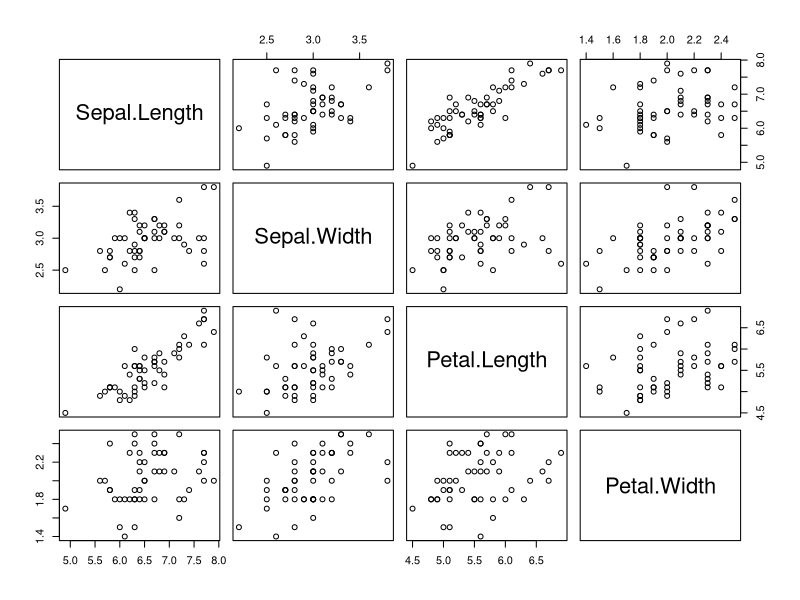
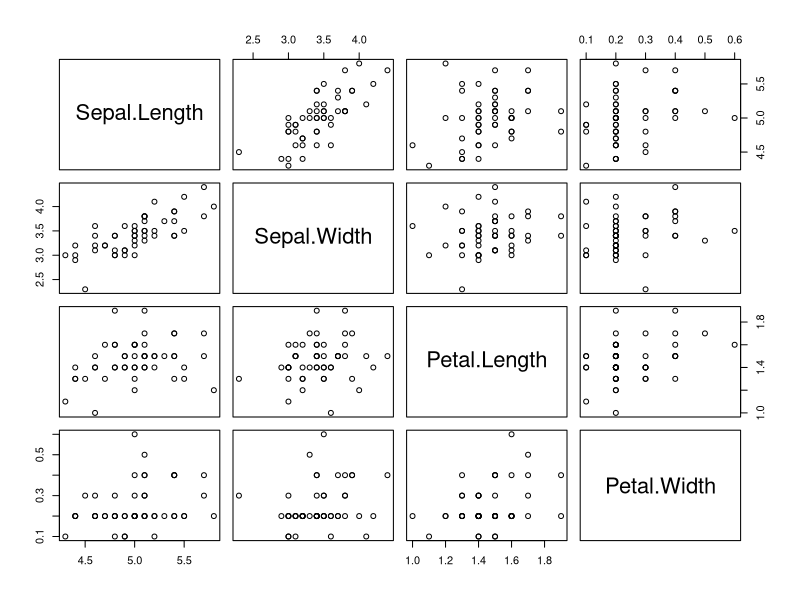
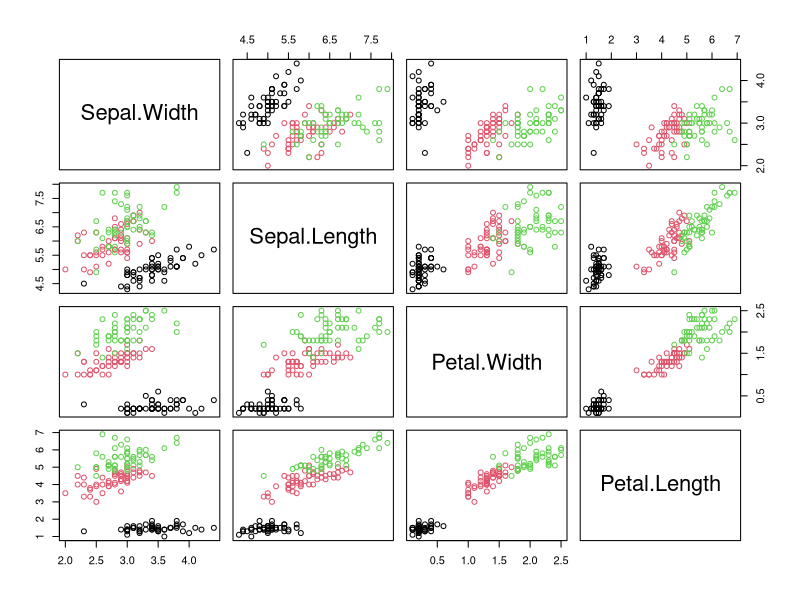
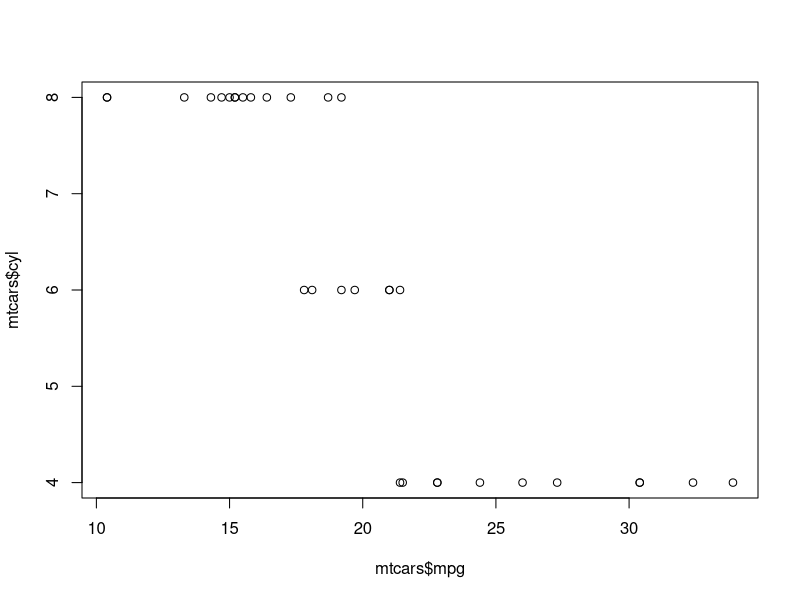

Reproduce these figures in R, in order.

attributes(iris)
pairs(iris[iris$Species == 'virginica',1:4])
pairs(iris[iris$Species == 'setosa', 1:4])
pairs(~ Sepal.Width +Sepal.Length + Petal.Width + Petal.Length, data=iris,col=iris$Species)

# 산점도
# 난잡하게 흐트러진건 데이터로써의 의미가없다
# 상관분석 두 변수가 서로 어떤관계에 있는지 파악하는 분석 기법

# 공분산
# 각 확률 변수들이 어떻게 퍼져있는지를 나타 내는 것
# x의 편차와 y의 편차를 곱한것의 평균값


# 귀무 가설 : 두 변수는 서로 상관 관계가 없다 (r = 0)
# 대립 가설 : 두 변수는 서로 상관 관계가 있다 (r != 0)

# 상관 계수 - 상관 관계의 정도를 파악
# 피어슨 (Pearson) 상관계수
# - 기본적으로 사용
# - -1 ~ +1 사이의 값을 가짐
# - 절대값이 1에 가까울수록 상관관계는 높아진다

# - +-0.9 이상 : 매우 높은 상관 관계
# - +-0.9 ~ 0.7 : 높은 상관 관계
# - +-0.7 ~ 0.4 : 다소 높은 상관관계
# - +-0.4 ~ 0.2 : 낮은 상관관계
# - +-0.2 미만  : 상관관계 없음

# 상관계수 식
# X바 : 표본집단 X의 평균
# y바 : 표본집단 Y의 평균
# Sx : 표본집단 x의 표준편차
# Sy : 표본집단 y의 표준편차
# n : 표본 집단의 갯수

# 켄달 (Kendall) 상관계수
# 스피어먼 (Spearman) 상관계수
# - 순위, 등급으로 변경해서 사용 ex) 학교 등급, 졸업학위 성적

# 공분산
cov(mtcars$mpg, mtcars$cyl)
plot(mtcars$mpg, mtcars$cyl)

# 상관계수
cor(mtcars$mpg, mtcars$cyl)